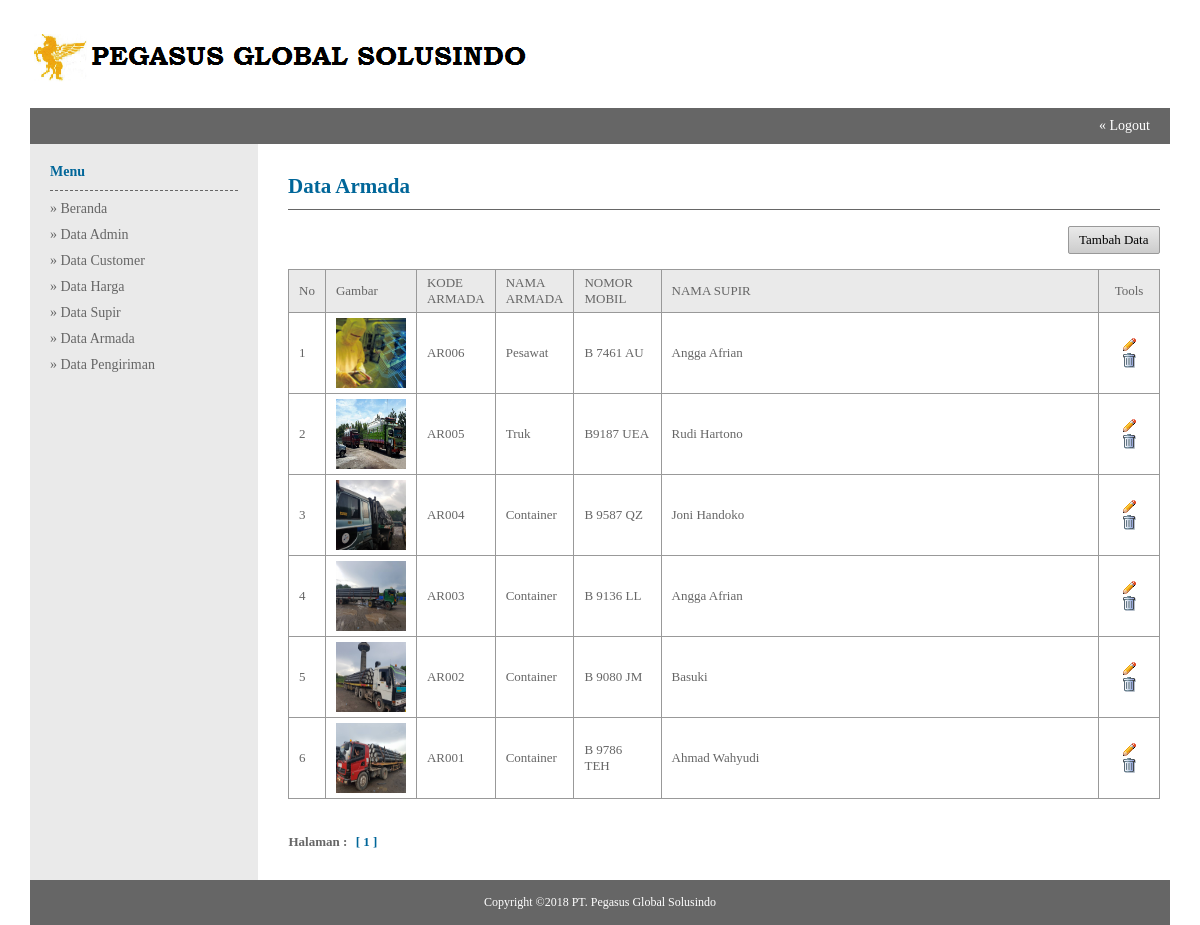
Before: /admin/index.php?module=Data_Armada (signed in) with the older database file.
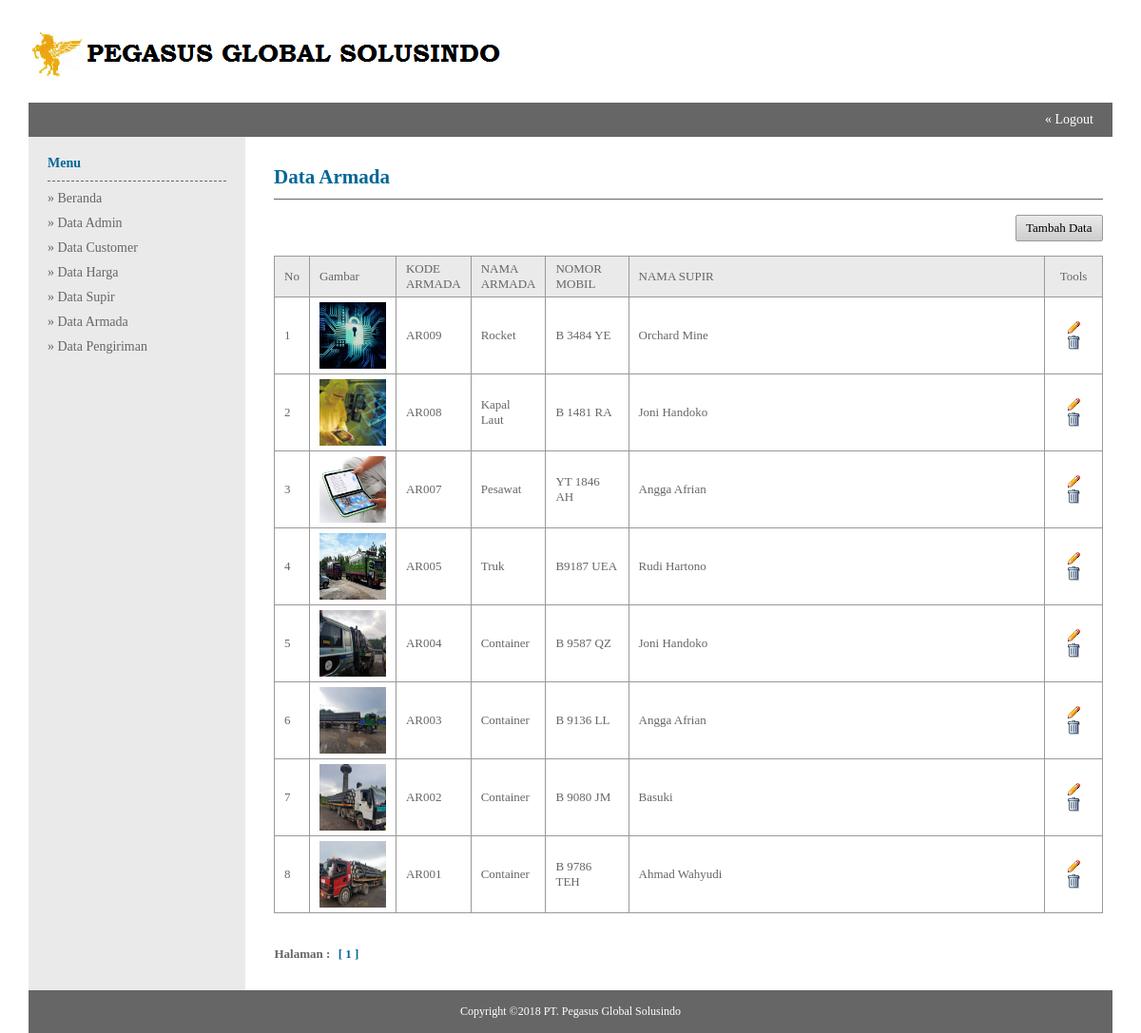
After: the same page with the newer database file.
### tables this page shows
CREATE TABLE `armada` (
  `kd_armada` varchar(20) NOT NULL,
  `nm_armada` varchar(50) NOT NULL,
  `no_mobil` varchar(50) NOT NULL,
  `gambar` varchar(200) NOT NULL,
  `kd_driver` varchar(20) NOT NULL
);

CREATE TABLE `driver` (
  `kd_driver` varchar(50) NOT NULL,
  `nm_lengkap` text NOT NULL,
  `no_hp` varchar(12) NOT NULL,
  `alamat` varchar(100) NOT NULL
);

### admin/data_armada.php (the view)
<table width="100%" border="0">
<tr>
	<td class="judul-halaman"><h2>Data Armada</h2></td>
</tr>
<tr>
	<td>
    <br/>
    <table class="table-list" width="100%" border="0">
    <tr>
    	<td class="top-button" align="right" colspan="7">
        <a class="button small grey fontB" href="?module=Tambah_Armada">Tambah Data</a>
        </td>
    </tr>
    <tr class="head">
    	<td width="3%">No</td>
        <td width="10%">Gambar</td>
        <td width="8%">KODE ARMADA</td>
        <td width="8%">NAMA ARMADA</td>
        <td width="10%">NOMOR MOBIL</td>
        <td>NAMA SUPIR</td>
        <td width="7%" align="center">Tools</td>
    </tr>
    <?php
	$batas = 10;
	$hal = isset($_GET['hal']) ? $_GET['hal'] : null;
	if(empty($_GET['hal'])){
		$hal = 1;
	}
	$pos = ($hal - 1) * $batas;
	$query = mysql_query("select armada.*,driver.nm_lengkap from armada,driver where armada.kd_driver = driver.kd_driver order by kd_armada desc limit $pos, $batas") or die (mysql_error());
	while($array = mysql_fetch_array($query)){
		$pos++;
	?>
    <tr class="data">
    	<td><?php echo $pos;?></td>
        <td><img src="../images/armada/<?php echo $array['gambar'];?>" width="70" height="70"></td>
        <td><?php echo $array['kd_armada'];?></td>
        <td><?php echo $array['nm_armada'];?></td>
        <td><?php echo $array['no_mobil'];?></td>
        <td><?php echo $array['nm_lengkap'];?></td>
        <td class="table-tools" align="center">
        <a href="?module=Ubah_Armada&id=<?php echo $array['kd_armada'];?>" title="Ubah"><img src="../images/pencil.gif" /></a>
        <a href="?module=Hapus&id=<?php echo $array['kd_armada'];?>&execute=armada" title="Hapus" onclick="return confirm ('Anda yakin ingin menghapus <?php echo $array['nm_armada'];?> ?');"><img src="../images/trash.gif" /></a>
        </td>
    </tr>
    <?php } ?>
    <tr>
    	<td class="halaman" colspan="7">
    	Halaman :
		<?php
		$data = mysql_query("select * from armada") or die (mysql_error());
		$row_data = mysql_num_rows($data);
		$jml_hal = ceil($row_data/$batas);
		for($h=1;$h<=$jml_hal;$h++){
			if($h != $hal){
				echo "<a href='?module=Data_Armada&hal=$h'>$h</a>";
			}
			else{
				echo "<span>[ $h ]</span>";
			}
		}
		?>
    	</td>
    </tr>
    </table>
    </td>
</tr>
</table>

### admin/index.php (shortened to what this page needs)
<!DOCTYPE html PUBLIC "-//W3C//DTD XHTML 1.0 Transitional//EN" "http://www.w3.org/TR/xhtml1/DTD/xhtml1-transitional.dtd">
<html xmlns="http://www.w3.org/1999/xhtml">
<head>
<link rel="stylesheet" type="text/css" href="../css/style_admin.css" />
<link rel="stylesheet" type="text/css" href="../css/button.css" />
</head>
<body>
<table width="95%" border="0">
<tr>
	<td colspan="2" class="logo">
    <h2><img src="../images/logo.png" alt="" /></h2>
    <br/>
    </td>
</tr>
<tr>
	<td colspan="2" class="top-bar" align="right"><a href="?module=Logout" onclick="return confirm('Anda yakin ingin logout?');">&laquo; Logout</a></td>
</tr>
<tr>
	<td class="menu" width="170" valign="top">
    <h4>Menu</h4>
    <ul>
    <li><a href="?module=Beranda">&raquo; Beranda</a></li>
    <li><a href="?module=Data_Admin">&raquo; Data Admin</a></li>
    <li><a href="?module=Data_Member">&raquo; Data Customer</a></li>
    <li><a href="?module=Data_Propinsi">&raquo; Data Harga</a></li>
    <li><a href="?module=Data_Supir">&raquo; Data Supir</a></li>
    <li><a href="?module=Data_Armada">&raquo; Data Armada</a></li>
    <li><a href="?module=Data_Pengiriman">&raquo; Data Pengiriman</a></li>
    </ul>
    </td>
	<td class="content" width="800" valign="top"><?php include "module.php";?></td>
</tr>
<tr>
	<td class="footer" colspan="2" align="center">Copyright &copy;2018 PT. Pegasus Global Solusindo</td>
</tr>
</table>
</body>
</html>

### admin/module.php
<?php
if(empty($_GET['module']) == "Beranda"){
	include "beranda.php";
}
elseif($_GET['module'] == "Data_Admin"){
	include "data_admin.php";
}
elseif($_GET['module'] == "Data_Member"){
	include "data_member.php";
}
elseif($_GET['module'] == "Data_Propinsi"){
	include "data_propinsi.php";
}
elseif($_GET['module'] == "Data_Supir"){
	include "data_supir.php";
}
elseif($_GET['module'] == "Data_Armada"){
	include "data_armada.php";
}
elseif($_GET['module'] == "Data_Pengiriman"){
	include "data_pengiriman.php";
}
elseif($_GET['module'] == "Data_Konfirmasi"){
	include "data_konfirmasi.php";
}
elseif($_GET['module'] == "Tambah_Admin"){
	include "tambah_admin.php";
}
elseif($_GET['module'] == "Tambah_Bank"){
	include "tambah_bank.php";
}
elseif($_GET['module'] == "Tambah_Propinsi"){
	include "tambah_propinsi.php";
}
elseif($_GET['module'] == "Tambah_Supir"){
	include "tambah_supir.php";
}
elseif($_GET['module'] == "Tambah_Armada"){
	include "tambah_armada.php";
}
elseif($_GET['module'] == "Tambah_Member"){
	include "tambah_member.php";
}
elseif($_GET['module'] == "Tambah_Pengiriman"){
	include "tambah_pengiriman.php";
}
elseif($_GET['module'] == "Ubah_Admin"){
	include "ubah_admin.php";
}
elseif($_GET['module'] == "Ubah_Bank"){
	include "ubah_bank.php";
}
elseif($_GET['module'] == "Ubah_Propinsi"){
	include "ubah_propinsi.php";
}
elseif($_GET['module'] == "Ubah_Kategori"){
	include "ubah_kategori.php";
}
elseif($_GET['module'] == "Ubah_Supir"){
	include "ubah_supir.php";
}
elseif($_GET['module'] == "Ubah_Armada"){
	include "ubah_armada.php";
}
elseif($_GET['module'] == "Ubah_Pengiriman"){
	include "ubah_pengiriman.php";
}
elseif($_GET['module'] == "Detail_Transaksi"){
	include "detail_transaksi.php";
}
elseif($_GET['module'] == "Laporan_Transaksi"){
	include "laporan_transaksi.php";
}
elseif($_GET['module'] == "Logout"){
	include "logout.php";
}
elseif($_GET['module'] == "Hapus"){
	include "hapus.php";
}
elseif($_GET['module'] == "Simpan_Admin"){
	include "simpan_admin.php";
}
elseif($_GET['module'] == "Simpan_Member"){
include "simpan_member.php";
}
elseif($_GET['module'] == "Simpan_Propinsi"){
	include "simpan_propinsi.php";
}
elseif($_GET['module'] == "Simpan_Supir"){
	include "simpan_supir.php";
}
elseif($_GET['module'] == "Simpan_Produk"){
	include "simpan_produk.php";
}
elseif($_GET['module'] == "Simpan_Pengiriman"){
	include "simpan_pengiriman.php";
}
elseif($_GET['module'] == "Update_Admin"){
	include "update_admin.php";
}
elseif($_GET['module'] == "Update_Armada"){
	include "update_armada.php";
}
elseif($_GET['module'] == "Update_Bank"){
	include "update_bank.php";
}
elseif($_GET['module'] == "Update_Propinsi"){
	include "update_propinsi.php";
}
elseif($_GET['module'] == "Update_Kategori"){
	include "update_kategori.php";
}
elseif($_GET['module'] == "Update_Supir"){
	include "update_supir.php";
}
elseif($_GET['module'] == "Update_Produk"){
	include "update_produk.php";
}
elseif($_GET['module'] == "Update_Pengiriman"){
	include "update_pengiriman.php";
}
elseif($_GET['module'] == "Proses_Lunas"){
	include "proses_lunas.php";
}
elseif($_GET['module'] == "set_tgl"){
	include "set_tgl.php";
}
else{
	include "beranda.php";
}
?>

### css/style_admin.css (style rules this page uses)
* { margin:0; padding:0; }
body { font-size:14px; font-family:"Myriad Pro"; color:#666; }
table { border-collapse:collapse; border-spacing:0; margin:0 auto; }
h1,h2,h3,h4,h5,h6 { color:#069; }
a { text-decoration:none; color:#666; }
ul { list-style-type:none; }
.logo { padding-top:30px; }
.top-bar { background-color:#666; padding:10px 0; padding-right:20px; }
.top-bar a { color:#FFF; }
.top-button { padding-bottom:15px; }
.menu { background-color:#EAEAEA; padding:20px; }
.menu a { padding-top:10px; display:inline-block; }
.menu h4 { display:block; padding-bottom:10px; border-bottom:1px dashed #666; }
.content { background-color:#FFF; padding:30px 10px; padding-left:30px; }
.judul-halaman { padding-bottom:10px; border-bottom:1px solid #666; }
.halaman { padding-top:35px; font-weight:600; }
.halaman span, .halaman a { margin:0 5px; }
.halaman span { color:#069; cursor:default; }
.footer { padding:15px 0; font-size:12px; background-color:#666; color:#FFF; }
.table-tools a { margin:0 2px; }
.table-list { font-size:13px; }
.table-list .head td { padding:5px 10px; border:1px solid #999; background-color:#EAEAEA; }
.table-list .data td { padding:5px 10px; border:1px solid #999; }

### css/button.css (style rules this page uses)
.button { display:inline-block; cursor:pointer; font-size:13px; }
.fontB { color:#000; }
.small { padding:5px 10px; -moz-border-radius:2px; -webkit-border-radius:2px; -o-border-radius:2px; border-radius:2px; }
.grey { background:#EAEAEA; border:1px solid #999; background-image: -moz-linear-gradient(top, #EAEAEA, #CCC); background-image: -webkit-gradient(linear, 0 0, 0 100%, from(#EAEAEA), to(#CCC)); background-image: -webkit-linear-gradient(top, #EAEAEA, #CCC); background-image: -o-linear-gradient(top, #EAEAEA, #CCC); background-image: linear-gradient(to bottom, #EAEAEA, #CCC); filter: progid:DXImageTransform.Microsoft.gradient(startColorstr='#EAEAEA', endColorstr='#CCC'); }

Changed rows visible on the page:
no longer on this page (row edited): armada: gambar (picture), kd_armada "AR006", nm_armada "Pesawat", no_mobil "B 7461 AU", kd_driver.nm_lengkap "Angga Afrian"
added armada: gambar (picture), kd_armada "AR009", nm_armada "Rocket", no_mobil "B 3484 YE", kd_driver.nm_lengkap "Orchard Mine"
added armada: gambar (picture), kd_armada "AR008", nm_armada "Kapal Laut", no_mobil "B 1481 RA", kd_driver.nm_lengkap "Joni Handoko"
added armada: gambar (picture), kd_armada "AR007", nm_armada "Pesawat", no_mobil "YT 1846 AH", kd_driver.nm_lengkap "Angga Afrian"
